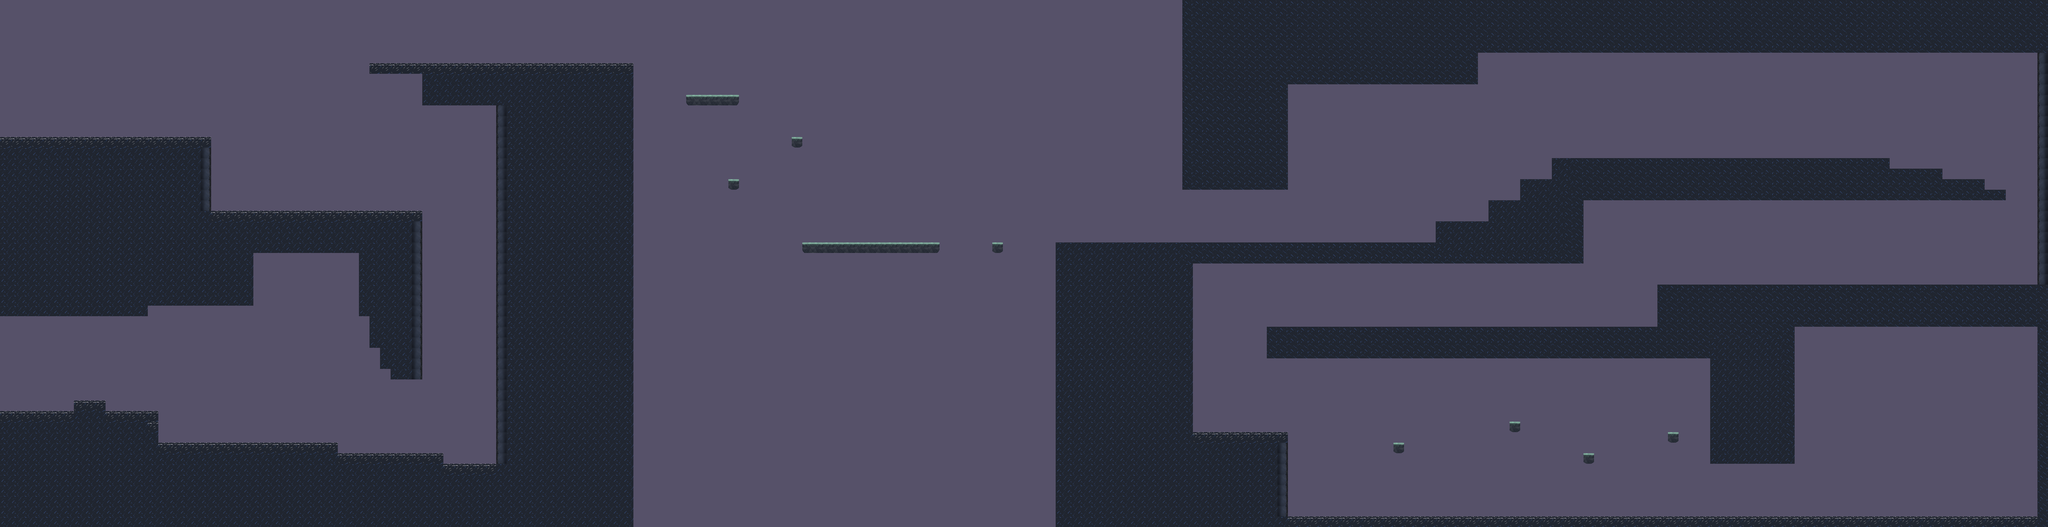

This game map was drawn from its Tiled (.tmx) file and the tilesets committed beside it. A one-line description and the trimmed map source follow:
An orthogonal 194x50 tile map with 32x32 px tiles, 1 tile layer (platforms), 1 image layer and 7 objects.

<map version="1.10" tiledversion="1.11.2" orientation="orthogonal" renderorder="right-down" width="194" height="50" tilewidth="32" tileheight="32" infinite="0" nextlayerid="11" nextobjectid="16">
 <editorsettings>
  <export target="map.tmj" format="json" />
 </editorsettings>
 <tileset firstgid="1" name="platform_tiles" tilewidth="32" tileheight="32" tilecount="64" columns="8">
  <image source="tileset.png" width="256" height="256" />
 </tileset>
 <imagelayer id="4" name="bg_intro">
  <image source="bg_intro.png" width="6200" height="1600" />
 </imagelayer>
 <layer id="1" name="platforms" width="194" height="50">
  <data>[9700 cells, 3325 non-empty, 8 distinct tile ids]</data>
 </layer>
 <objectgroup id="10" name="enemies">
  <object id="9" x="4006.06" y="318.182" width="32" height="32">
   <properties>
    <property name="type" value="flying" />
   </properties>
  </object>
  <object id="11" x="5539.39" y="366.667" width="32" height="32">
   <properties>
    <property name="type" value="ground" />
   </properties>
  </object>
  <object id="12" x="4864" y="870.667" width="32" height="32">
   <properties>
    <property name="type" value="ground" />
   </properties>
  </object>
  <object id="13" x="4593.09" y="1450.67" width="32" height="32">
   <properties>
    <property name="type" value="flying" />
   </properties>
  </object>
  <object id="15" x="5970" y="1364">
   <properties>
    <property name="type" value="boss1" />
   </properties>
  </object>
 </objectgroup>
 <objectgroup id="9" name="bossTriggers">
  <object id="8" x="5530.3" y="993.939" width="654.545" height="578.788" />
 </objectgroup>
 <objectgroup id="8" name="deathZones">
  <object id="7" x="1911.76" y="976" width="1284.24" height="624" />
 </objectgroup>
</map>